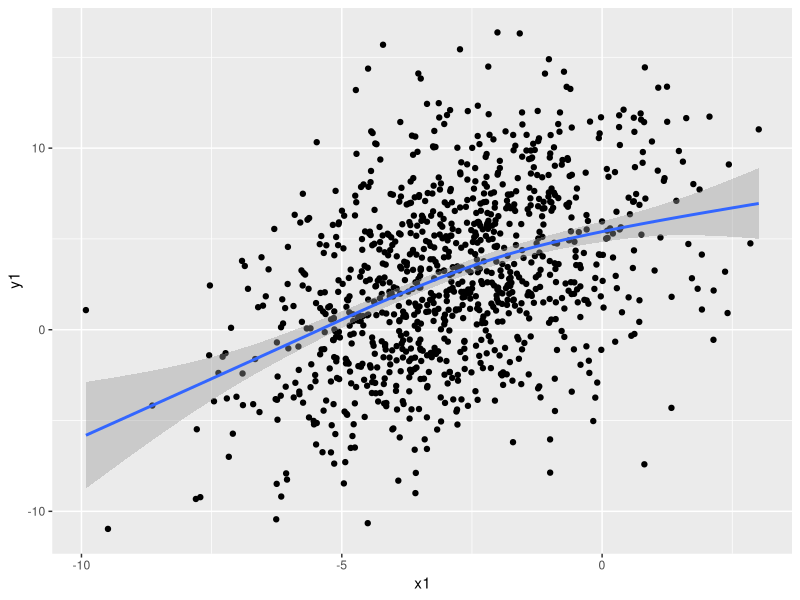
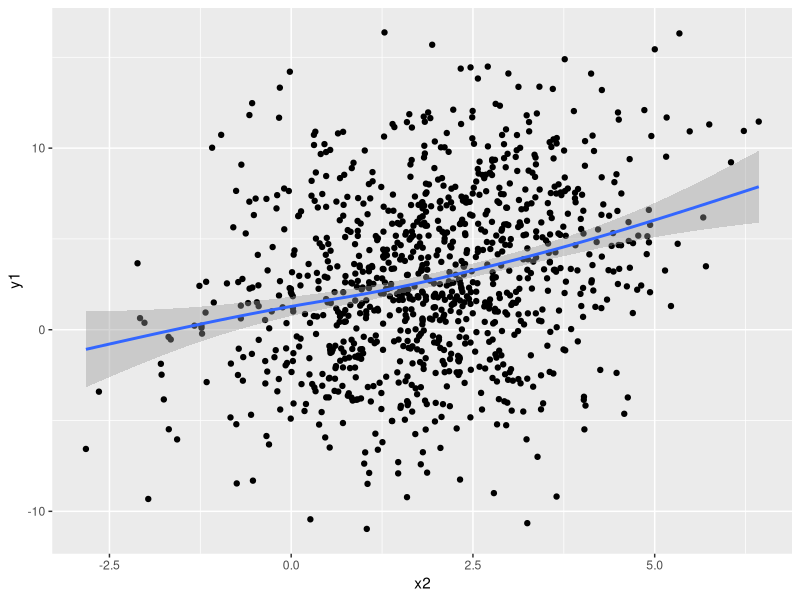
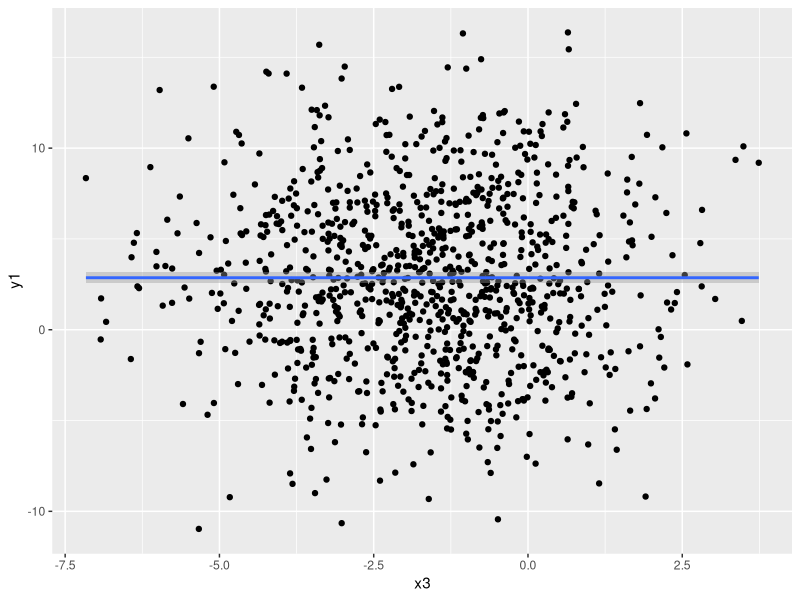
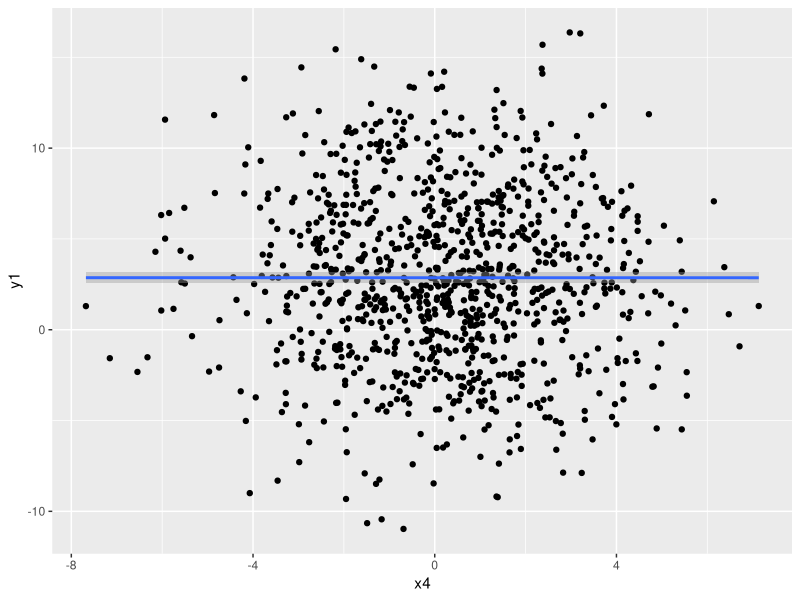
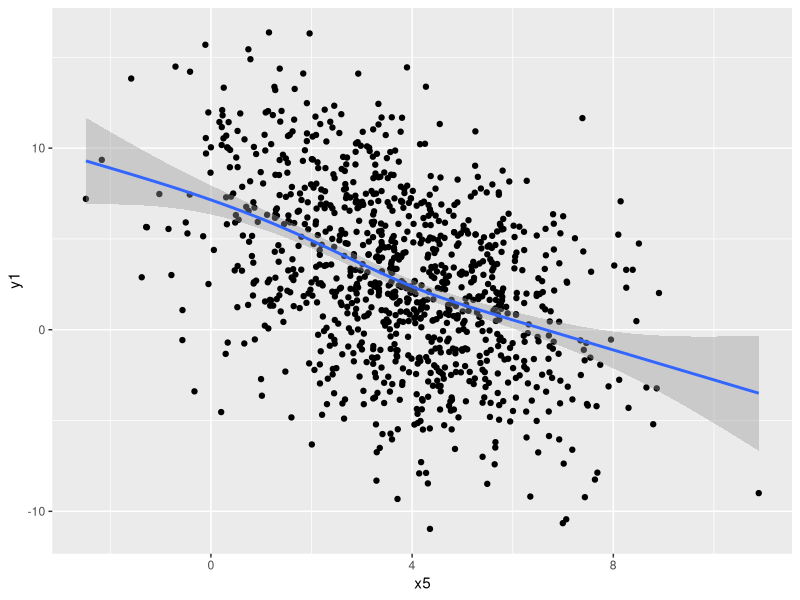
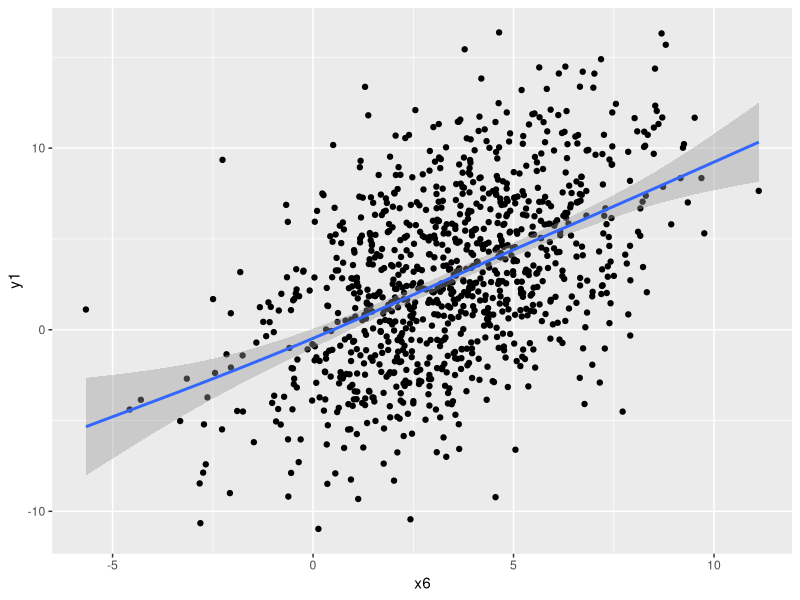
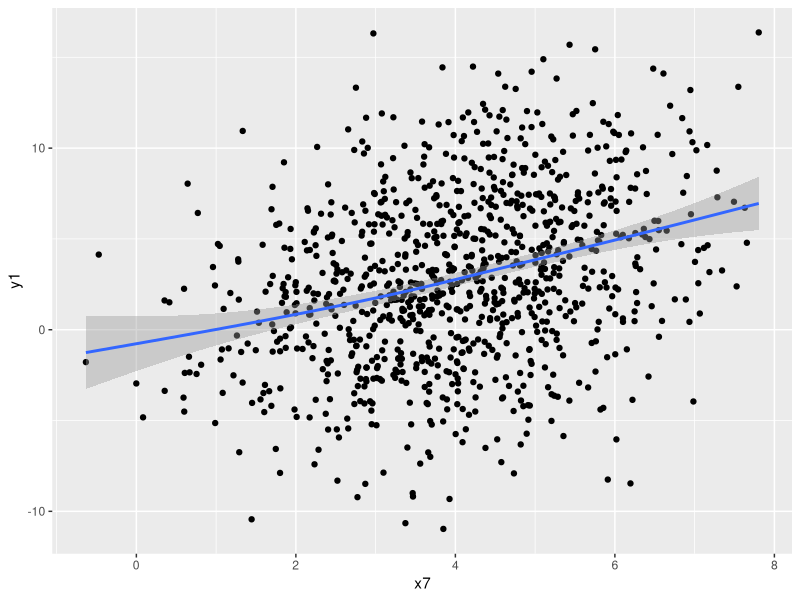
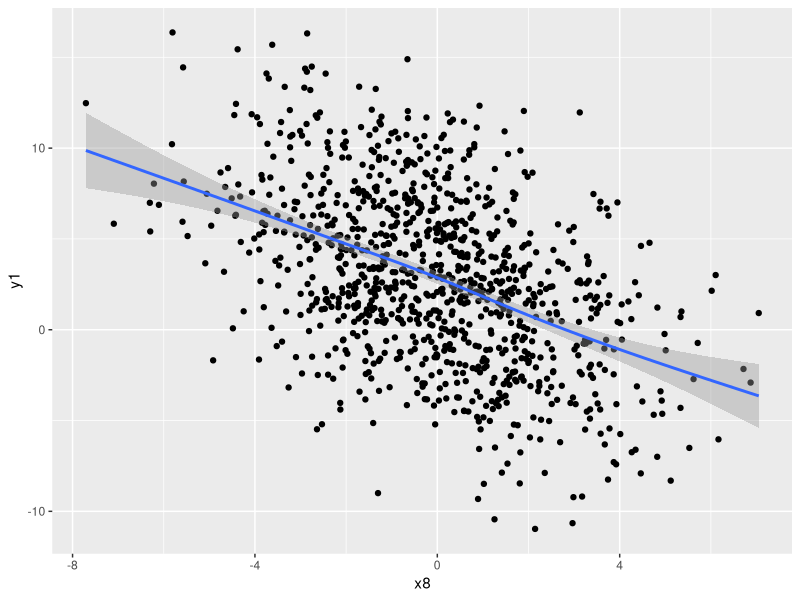

Generate these figures, in order, with R:
## ---- chunk 1
library(tidyverse)
## ---- chunk 2
# Packages used:
library(tidyverse)

# Seed
set.seed(1456)

# Predictor Variables
x1 <- rnorm(1000, rnorm(1, 0, 5), rnorm(1, 2, 0.25))
x2 <- rnorm(1000, rnorm(1, 0, 5), rnorm(1, 2, 0.25))
x3 <- rnorm(1000, rnorm(1, 0, 5), rnorm(1, 2, 0.25))
x4 <- rnorm(1000, rnorm(1, 0, 5), rnorm(1, 2, 0.25))
x5 <- rnorm(1000, rnorm(1, 0, 5), rnorm(1, 2, 0.25))
x6 <- rnorm(1000, rnorm(1, 0, 5), rnorm(1, 2, 0.25))
x7 <- rnorm(1000, rnorm(1, 0, 5), rnorm(1, 2, 0.25))
x8 <- rnorm(1000, rnorm(1, 0, 5), rnorm(1, 2, 0.25))
x9 <- rnorm(1000, rnorm(1, 0, 5), rnorm(1, 2, 0.25))
x10 <- rnorm(1000, rnorm(1, 0, 5), rnorm(1, 2, 0.25))

# Predicted Variables
y1 <- x1 + x2 + x6 + x7 - x5 - x8

y2 <- x1^2 + 0.5*x5^2 + 2*x6^2 - 1.5*x9^2 - 2*x10^2

y3 <- (0.5*x1^3 - 0.25*x1^2 + .2*x1 - 1.5*x2^3 + 1.2*x2^2 - 1.5*x2 + x7^3 - x7^2 + 0.35*x7 + 15)


# Data Frame
df <- data.frame(x1, x2, x3, x4, x5, x6, x7, x8, x9, x10, y1, y2, y3)
df <- df %>% mutate(id = row_number())

# Test and Training Sets
train <- sample_n(df, 800)
test <- anti_join(df, train, by = 'id')
## ---- chunk 3
ggplot(data= df) +
  geom_point(aes(x= x1, y= y1)) +
  geom_smooth(aes(x= x1, y= y1))

ggplot(data= df) +
  geom_point(aes(x= x2, y= y1)) +
  geom_smooth(aes(x= x2, y= y1))

ggplot(data= df) +
  geom_point(aes(x= x3, y= y1)) +
  geom_smooth(aes(x= x3, y= y1))

ggplot(data= df) +
  geom_point(aes(x= x4, y= y1)) +
  geom_smooth(aes(x= x4, y= y1)) 

ggplot(df) +
  geom_point(aes(x= x5, y= y1)) +
  geom_smooth(aes(x= x5, y= y1)) 

ggplot(df) +
  geom_point(aes(x= x6, y= y1)) +
  geom_smooth(aes(x= x6, y= y1))

ggplot(data= df) +
  geom_point(aes(x= x7, y= y1)) +
  geom_smooth(aes(x= x7, y= y1))

ggplot(data= df) +
  geom_point(aes(x= x8, y= y1)) +
  geom_smooth(aes(x= x8, y= y1))

ggplot(data= df) +
  geom_point(aes(x= x9, y= y1)) +
  geom_smooth(aes(x= x9, y= y1))

ggplot(data= df) +
  geom_point(aes(x= x10, y= y1)) +
  geom_smooth(aes(x= x10, y= y1))
## ---- chunk 4
ggplot(data= df) +
  geom_point(aes(x= x1, y= y2)) +
  geom_smooth(aes(x= x1, y= y2))

ggplot(data= df) +
  geom_point(aes(x= x2, y= y2)) +
  geom_smooth(aes(x= x2, y= y2))

ggplot(data= df) +
  geom_point(aes(x= x3, y= y2)) +
  geom_smooth(aes(x= x3, y= y2))

ggplot(data= df) +
  geom_point(aes(x= x4, y= y2)) +
  geom_smooth(aes(x= x4, y= y2)) 

ggplot(df) +
  geom_point(aes(x= x5, y= y2)) +
  geom_smooth(aes(x= x5, y= y2)) 

ggplot(df) +
  geom_point(aes(x= x6, y= y2)) +
  geom_smooth(aes(x= x6, y= y2))

ggplot(data= df) +
  geom_point(aes(x= x7, y= y2)) +
  geom_smooth(aes(x= x7, y= y2))

ggplot(data= df) +
  geom_point(aes(x= x8, y= y2)) +
  geom_smooth(aes(x= x8, y= y2))

ggplot(data= df) +
  geom_point(aes(x= x9, y= y2)) +
  geom_smooth(aes(x= x9, y= y2))

ggplot(data= df) +
  geom_point(aes(x= x10, y= y2)) +
  geom_smooth(aes(x= x10, y= y2))
## ---- chunk 5
ggplot(data= df) +
  geom_point(aes(x= x1, y= y3)) +
  geom_smooth(aes(x= x1, y= y3))

ggplot(data= df) +
  geom_point(aes(x= x2, y= y3)) +
  geom_smooth(aes(x= x2, y= y3))

ggplot(data= df) +
  geom_point(aes(x= x3, y= y3)) +
  geom_smooth(aes(x= x3, y= y3))

ggplot(data= df) +
  geom_point(aes(x= x4, y= y3)) +
  geom_smooth(aes(x= x4, y= y3)) 

ggplot(df) +
  geom_point(aes(x= x5, y= y3)) +
  geom_smooth(aes(x= x5, y= y3)) 

ggplot(df) +
  geom_point(aes(x= x6, y= y3)) +
  geom_smooth(aes(x= x6, y= y3))

ggplot(data= df) +
  geom_point(aes(x= x7, y= y3)) +
  geom_smooth(aes(x= x7, y= y3))

ggplot(data= df) +
  geom_point(aes(x= x8, y= y3)) +
  geom_smooth(aes(x= x8, y= y3))

ggplot(data= df) +
  geom_point(aes(x= x9, y= y3)) +
  geom_smooth(aes(x= x9, y= y3))

ggplot(data= df) +
  geom_point(aes(x= x10, y= y3)) +
  geom_smooth(aes(x= x10, y= y3))
